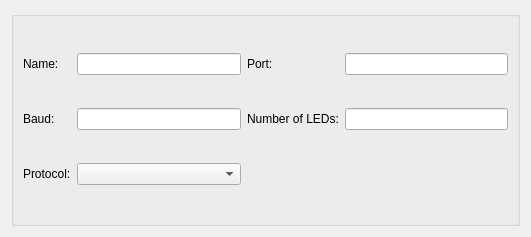
<?xml version="1.0" encoding="UTF-8"?>
<ui version="4.0">
 <class>SerialSettingsEntry</class>
 <widget class="QWidget" name="SerialSettingsEntry">
  <property name="geometry">
   <rect>
    <x>0</x>
    <y>0</y>
    <width>531</width>
    <height>237</height>
   </rect>
  </property>
  <property name="sizePolicy">
   <sizepolicy hsizetype="Expanding" vsizetype="Expanding">
    <horstretch>0</horstretch>
    <verstretch>0</verstretch>
   </sizepolicy>
  </property>
  <property name="windowTitle">
   <string notr="true">Serial Settings Entry</string>
  </property>
  <layout class="QGridLayout" name="gridLayout">
   <item row="1" column="0" colspan="2">
    <widget class="QGroupBox" name="groupBox">
     <property name="title">
      <string/>
     </property>
     <layout class="QGridLayout" name="gridLayout_2">
      <item row="1" column="5">
       <widget class="QLineEdit" name="PortEdit"/>
      </item>
      <item row="1" column="3">
       <widget class="QLineEdit" name="NameEdit"/>
      </item>
      <item row="2" column="0">
       <widget class="QLabel" name="BaudLabel">
        <property name="text">
         <string>Baud:</string>
        </property>
       </widget>
      </item>
      <item row="1" column="0">
       <widget class="QLabel" name="NameLabel">
        <property name="text">
         <string>Name:</string>
        </property>
       </widget>
      </item>
      <item row="2" column="4">
       <widget class="QLabel" name="NumLEDsLabel">
        <property name="text">
         <string>Number of LEDs:</string>
        </property>
       </widget>
      </item>
      <item row="1" column="4">
       <widget class="QLabel" name="PortLabel">
        <property name="text">
         <string>Port:</string>
        </property>
       </widget>
      </item>
      <item row="2" column="3">
       <widget class="QLineEdit" name="BaudEdit"/>
      </item>
      <item row="2" column="5">
       <widget class="QLineEdit" name="NumLEDsEdit"/>
      </item>
      <item row="3" column="0">
       <widget class="QLabel" name="ProtocolLabel">
        <property name="text">
         <string>Protocol:</string>
        </property>
       </widget>
      </item>
      <item row="3" column="3">
       <widget class="QComboBox" name="ProtocolComboBox"/>
      </item>
     </layout>
    </widget>
   </item>
  </layout>
 </widget>
 <tabstops>
  <tabstop>NameEdit</tabstop>
  <tabstop>PortEdit</tabstop>
  <tabstop>BaudEdit</tabstop>
  <tabstop>NumLEDsEdit</tabstop>
  <tabstop>ProtocolComboBox</tabstop>
 </tabstops>
 <resources/>
 <connections/>
</ui>
